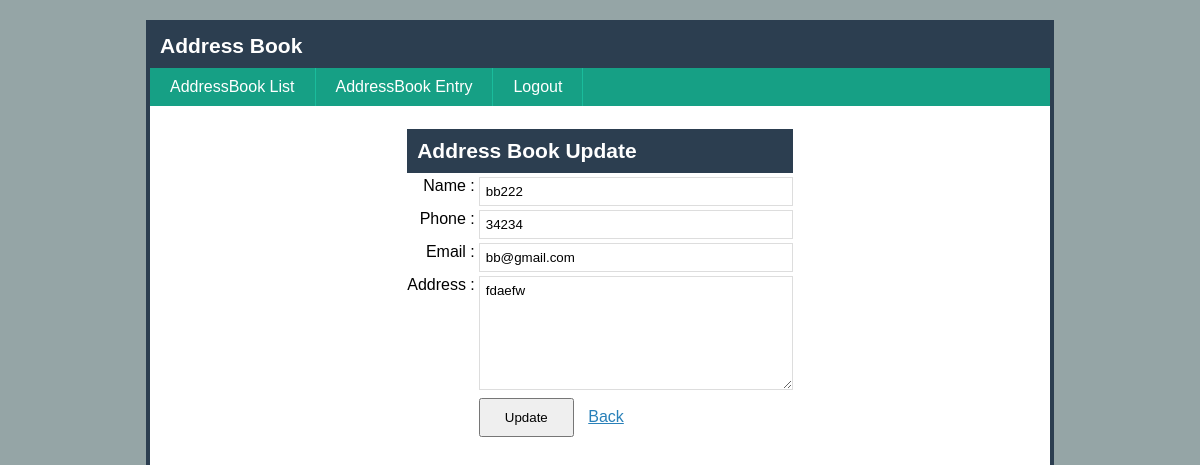
Screenshot of /file/EditAddressBook.php?AddressBook_ID=A-000002 (signed in) with the database file from the repository.
### tables this page shows
CREATE TABLE `tbl_addressbook` (
  `AddressBook_ID` varchar(50) NOT NULL,
  `AddressBook_Name` varchar(255) NOT NULL,
  `AddressBook_Phone` int(50) NOT NULL,
  `AddressBook_Email` varchar(50) NOT NULL,
  `AddressBook_Address` text NOT NULL
);

### library/globalfunction.php (called while the page is built, shortened)
<?php
function Clean($String)
{
	return mysql_real_escape_string($String);
}
?>

### dal/dal_addressbook.php (called while the page is built, shortened)
<?php
function GetAddressDataByAddressID($AddressBook_ID)
{
	$sql="SELECT * FROM tbl_addressbook WHERE AddressBook_ID='$AddressBook_ID'";
	return mysql_query($sql);
}
?>

### file/EditAddressBook.php (the view, shortened to what this page needs)
<?php
include("../library/function.php");
include("../library/globalfunction.php");
include("../dal/dal_addressbook.php");
if (isset($_GET['AddressBook_ID']) && $_GET['AddressBook_ID']!="")
{
	$AddressBook_ID=Clean($_GET['AddressBook_ID']);
	$ret=GetAddressDataByAddressID($AddressBook_ID);
	$num=mysql_num_rows($ret);
}
?>
<?php include("../template/header.php"); ?>
<ul class="list">
  <form method="post" >
    <table style="margin:0 auto;">
        <tr><td colspan="2"><h1> Address Book Update</h1></td></tr>
        <?php
			if($num>0)
			{
					$row=mysql_fetch_array($ret);
		?>
        <tr><td style="float:right;">Name : </td><td><input type="text" name="AddressBook_Name" value="<?php echo $row['AddressBook_Name']; ?>" required></td></tr>
        <tr><td style="float:right;">Phone : </td>
        	<td>
        		<input type="text" name="AddressBook_Phone" required oninput="this.value = this.value.replace(/[^0-9.]/g, ''); this.value = this.value.replace(/(\..*)\./g, '$1');" value="<?php echo $row['AddressBook_Phone']; ?>" >
        	</td>
        </tr>
        <tr><td style="float:right;">Email : </td><td><input type="email" name="AddressBook_Email" required value="<?php echo $row['AddressBook_Email']; ?>"></td></tr>
        <tr><td style="float:right;">Address : </td><td><textarea name="AddressBook_Address" required  rows="5"><?php echo $row['AddressBook_Address']; ?></textarea></td></tr>
        <tr><td></td>
            <td>
                	<input type="submit" value="Update" name="btnUpdate"/>
                     <a href="AllAddressBook.php">Back</a>
                </td>
            </tr>
           <?php } ?>
        </table>
	</form>
</ul>

### css/style.css (style rules this page uses)
html { background: #95A5A6; }
body { font-family: Arial, Helvetica, sans-serif; width: 900px; background: #fff; border: 4px solid #2C3E50; margin: 20px auto; }
h1 { padding: 10px; font-size: 21px; background: #2C3E50; margin: 0; color: #fff; }
ul.list { list-style: none; margin: 20px; padding: 0; }
ul.list a { color: #2980B9; }
form { margin: 20px; }
input[type=text], input[type=email], input[type=password], textarea, select { font-family: Arial, Helvetica, sans-serif; border: 1px solid #ddd; padding: 6px; width: 300px; background: #fff; }
textarea { height: 100px; }
input[type=submit],input[type=reset] { padding: 10px 24px; margin-right: 10px; }

### rows the page displays
tbl_addressbook: AddressBook_Name "bb222", AddressBook_Phone "34234", AddressBook_Email "bb@gmail.com", AddressBook_Address "fdaefw"
